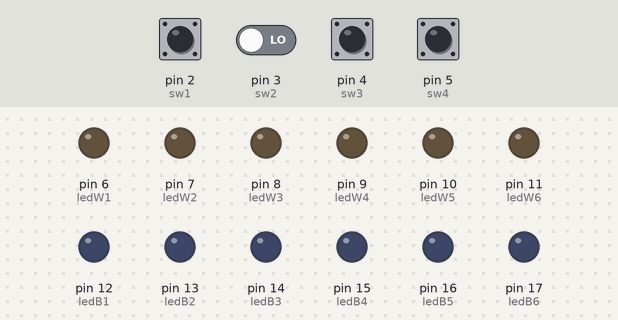
Recording of a sketch running on a simulated Arduino Uno, built with avr-gcc and run on an emulated ATmega328P. Shown: output pins drawn as LEDs (lit = HIGH). Dashed ring = blinking. The inputs (shaded band) are chosen by the test bench; at power-on: pin 2 (sw1), pin 3 (sw2), pin 4 (sw3), pin 5 (sw4) LOW.

Above: at 1.2 s.
1.3 s: pin 2 (sw1) pulled HIGH for 0.15 s
At 1.45 s:
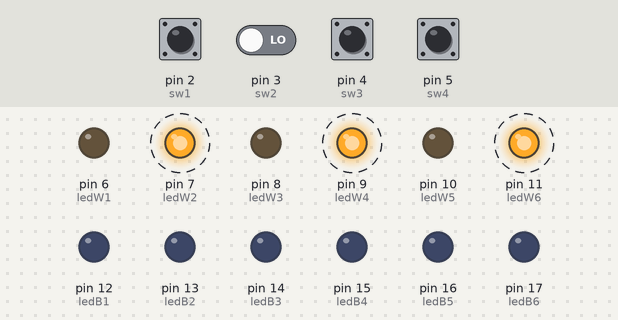
4.4 s: pin 2 (sw1) driven HIGH and pin 3 (sw2) driven HIGH
At 7.45 s:
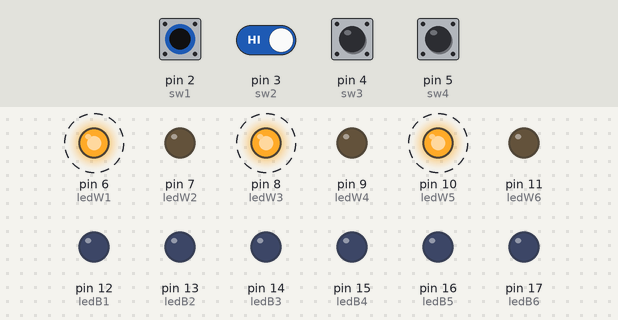
Timing chart, 0 to 13.4 s (numbered marks = the images above; inputs shaded):
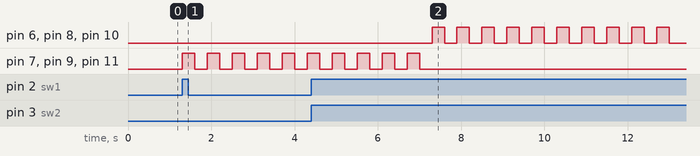

Measured:
- after the input at 1.3 s, pin 7 (ledW2), pin 9 (ledW4), pin 11 (ledW6): alternates HIGH for 0.30 s and LOW for 0.30 s, starting at once
- after the input at 4.4 s, pin 6 (ledW1), pin 8 (ledW3), pin 10 (ledW5): alternates HIGH for 0.30 s and LOW for 0.30 s, starting after 2.9 s

The sketch:

ARD-LEDSJUEGOS.ino
```cpp
/*
 * DEBER #1 PUERTOS DIGITALES
 * Codigo: Puetos digitales configurados como E/S
 * OBJETIVOS: Uso de switchs para la activación de juegos de luces
*/

const int ledW1=6;
const int ledW2=7;
const int ledW3=8;
const int ledW4=9;
const int ledW5=10;
const int ledW6=11;
const int ledB1=12;
const int ledB2=13;
const int ledB3=14;
const int ledB4=15;
const int ledB5=16;
const int ledB6=17;
const int sw1=2;
const int sw2=3;
const int sw3=4;
const int sw4=5;

int i=0;
int j=0;

void setup() {
  pinMode(ledW1,OUTPUT); // pin 6 como salida
  pinMode(ledW2,OUTPUT); // pin 7 como salida
  pinMode(ledW3,OUTPUT); // pin 8 como salida
  pinMode(ledW4,OUTPUT); // pin 9 como salida
  pinMode(ledW5,OUTPUT); // pin 10 como salida
  pinMode(ledW6,OUTPUT); // pin 11 como salida
  pinMode(ledB1,OUTPUT); // pin 12 como salida
  pinMode(ledB2,OUTPUT); // pin 13 como salida
  pinMode(ledB3,OUTPUT); // pin 14 como salida
  pinMode(ledB4,OUTPUT); // pin 15 como salida
  pinMode(ledB5,OUTPUT); // pin 16 como salida
  pinMode(ledB6,OUTPUT); // pin 17 como salida
  pinMode(sw1,INPUT); // pin 2 como entrada
  pinMode(sw2,INPUT); // pin 3 como entrada
  pinMode(sw3,INPUT); // pin 4 como entrada
  pinMode(sw4,INPUT); // pin 5 como entrada
}

void loop() {
  // enciende el primer juego de leds mediante la activación del switch 1

    if(digitalRead(sw1)==HIGH){
      while(i<10){
      i++;
      digitalWrite(ledW1,LOW);
      digitalWrite(ledW3,LOW);
      digitalWrite(ledW5,LOW);
      digitalWrite(ledW2,HIGH);
      digitalWrite(ledW4,HIGH);
      digitalWrite(ledW6,HIGH);
      delay(300);
      digitalWrite(ledW2,LOW);
      digitalWrite(ledW4,LOW);
      digitalWrite(ledW6,LOW);
      delay(300);
    }
    }
    else{
      digitalWrite(ledW1,LOW);
      digitalWrite(ledW2,LOW);
      digitalWrite(ledW3,LOW);
      digitalWrite(ledW4,LOW);
      digitalWrite(ledW5,LOW);
      digitalWrite(ledW6,LOW);
    }


    if(digitalRead(sw2)==HIGH){
      while(j<10){
      j++;
      digitalWrite(ledW2,LOW);
      digitalWrite(ledW4,LOW);
      digitalWrite(ledW6,LOW);
      digitalWrite(ledW1,HIGH);
      digitalWrite(ledW3,HIGH);
      digitalWrite(ledW5,HIGH);
      delay(300);
      digitalWrite(ledW1,LOW);
      digitalWrite(ledW3,LOW);
      digitalWrite(ledW5,LOW);
      delay(300);
    }
  }
  else{
      digitalWrite(ledW1,LOW);
      digitalWrite(ledW2,LOW);
      digitalWrite(ledW3,LOW);
      digitalWrite(ledW4,LOW);
      digitalWrite(ledW5,LOW);
      digitalWrite(ledW6,LOW);
  }

    if(digitalRead(sw3)==HIGH){
      digitalWrite(ledB1,HIGH);
      delay(200);
      digitalWrite(ledB1,LOW);
      delay(200);
      digitalWrite(ledB2,HIGH);
      delay(200);
      digitalWrite(ledB2,LOW);
      delay(200);
      digitalWrite(ledB3,HIGH);
      delay(200);
      digitalWrite(ledB3,LOW);
      delay(200);
      digitalWrite(ledB4,HIGH);
      delay(200);
      digitalWrite(ledB4,LOW);
      delay(200);
      digitalWrite(ledB5,HIGH);
      delay(200);
      digitalWrite(ledB5,LOW);
      delay(200);
      digitalWrite(ledB6,HIGH);
      delay(200);
      digitalWrite(ledB6,LOW);
      delay(200);
    }
    else{
      digitalWrite(ledB1,LOW);
      digitalWrite(ledB2,LOW);
      digitalWrite(ledB3,LOW);
      digitalWrite(ledB4,LOW);
      digitalWrite(ledB5,LOW);
      digitalWrite(ledB6,LOW);
    }

    if(digitalRead(sw4)==HIGH){
      digitalWrite(ledB1,HIGH);
      delay(300);
      digitalWrite(ledB2,HIGH);
      delay(300);
      digitalWrite(ledB3,HIGH);
      delay(300);
      digitalWrite(ledB4,HIGH);
      delay(300);
      digitalWrite(ledB5,HIGH);
      delay(300);
      digitalWrite(ledB6,HIGH);
      delay(300);
      digitalWrite(ledB6,LOW);
      delay(300);
      digitalWrite(ledB5,LOW);
      delay(300);
      digitalWrite(ledB4,LOW);
      delay(300);
      digitalWrite(ledB3,LOW);
      delay(300);
      digitalWrite(ledB2,LOW);
      delay(300);
      digitalWrite(ledB1,LOW);
      delay(300);
    }
    else{
      digitalWrite(ledB1,LOW);
      digitalWrite(ledB2,LOW);
      digitalWrite(ledB3,LOW);
      digitalWrite(ledB4,LOW);
      digitalWrite(ledB5,LOW);
      digitalWrite(ledB6,LOW);
    }
}
```
